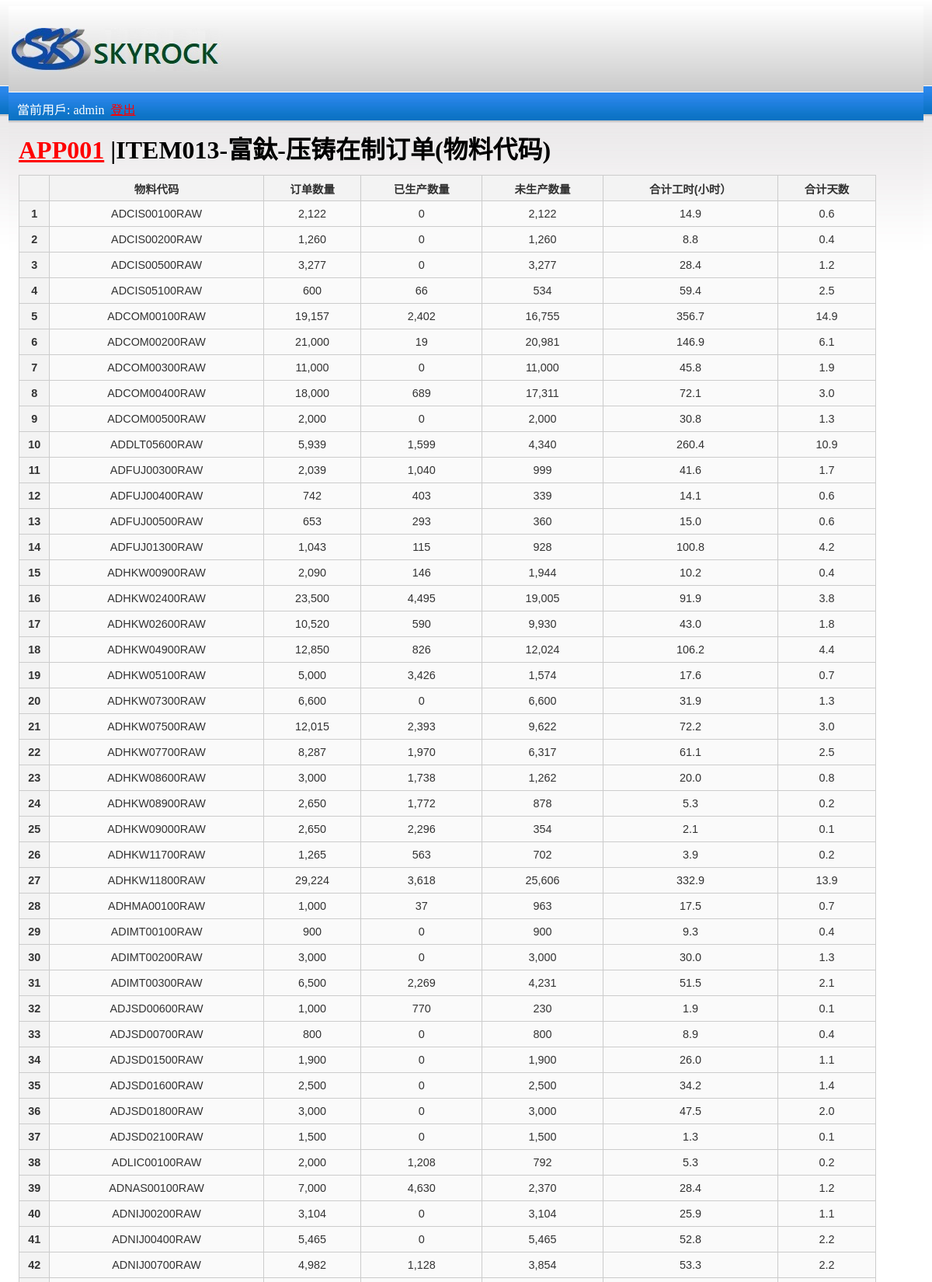
/app001/item013/ (signed in, upper part), run on the app's committed database.
### app001/models.py (models this page shows, shortened)
class Item012(models.Model):
    f01 = models.CharField(default=".", max_length=99,verbose_name="生产订单号")
    f02 = models.CharField(default=".", max_length=99,verbose_name="物料代码")
    f03 = models.CharField(default=".", max_length=99,verbose_name="物料说明")
    f04 = models.CharField(default=".", max_length=99,verbose_name="机台吨位")
    f05 = models.CharField(default=".", max_length=99,verbose_name="材质")
    f06 = models.FloatField(default=0,verbose_name="工时定额(分钟）")
    f07 = models.IntegerField(default=0,verbose_name="模穴")
    f08 = models.IntegerField(default=0,verbose_name="订单数量")
    f09 = models.IntegerField(default=0,verbose_name="已生产数量")
    f10 = models.IntegerField(default=0,verbose_name="未生产数量")
    f11 = models.FloatField(default=0,verbose_name="合计工时(小时）")
    f12 = models.DateField(verbose_name="下单日期")
    f13 = models.CharField(default=".", max_length=99,verbose_name="压铸交货日期")
    f14 = models.CharField(default=".", max_length=99,verbose_name="责任生管")

### app001/views.py (the view)
def item013(request):
    if not request.user.is_authenticated:
         return redirect('/')
    subtotal=Item012.objects.values('f02').annotate(sumf08=Sum('f08'),sumf09=Sum('f09'),sumf10=Sum('f10'),sumf11=Sum('f11'),sumf11v2=Sum('f11')/24)
    item_list = Item012.objects.order_by('f02','f04','f01')[:400]
    context = {'current_user':request.user,'page_title':'ITEM013-富鈦-压铸在制订单(物料代码)','item_list': item_list,'subtotal':subtotal}
    return render(request, 'app001/item013.html', context)

### app001/templates/app001/item013.html (shortened to what this page needs)
{% extends 'app001/base.html' %}
{% load humanize %}
{% block content %}
<table>
  <tr>
  <th></th>
  <th>物料代码</th>
  <th>订单数量</th>
  <th>已生产数量</th>
  <th>未生产数量</th>
  <th>合计工时(小时）</th>
  <th>合计天数</th>
  </tr>
 {% for sub in subtotal %}
  <tr>
        <th>{{ forloop.counter }}</th>
  <td>{{ sub.f02 }}</td>
  <td>{{ sub.sumf08 |intcomma }}</td>
  <td>{{ sub.sumf09 |intcomma }}</td>
  <td>{{ sub.sumf10 |intcomma }}</td>
  <td>{{ sub.sumf11 |floatformat:1}}</td>
  <td>{{ sub.sumf11v2 |floatformat:1}}</td>
  </tr>
{% endfor %}
</table>
{% regroup item_list by f02 as cust_list %}
  {% for cust in cust_list %}
  <br><h3>物料代码︰{{ cust.grouper }}</h3>
</div>
{% endfor %}
{% endblock %}

### app001/templates/app001/base.html (shortened to what this page needs)
{% load static %}
<!DOCTYPE HTML>
<html>
<head>
    <link rel="stylesheet" type="text/css" href="{% static 'app001/style.css' %}" />
<body>
    <div class="header">
        <div class="logo">
            <img src="/static/app001/images/logo.jpg" alt="logo" title="logo"/>
        </div>
    </div>
    <div class='current_user'>
          當前用戶: {{ current_user }} &nbsp;<a href="/app001/logout">登出</a>
    </div>
    <div class='page_title'>
        <h1><a href='..'>APP001</a> |{{ page_title }}
        </h1>
    </div>
    <div class='page_data'>
        {% block content %}
        {% endblock %}
</body>

### app001/static/app001/style.css (style rules this page uses)
.current_user { color: white; margin: 9px 0px 0px 8px; }
.page_title { margin: 15px 0px 12px 10px; }
.page_data { margin: 0px 0px 0px 10px; }
h1 { margin: 3px 0px 3px 0px; }
body, html { padding: 0px 3px 10px 3px; background-color: #D8DBE2; background:#fff url(images/bg.jpg) repeat-x; }
table { color: #333; font-family: Helvetica, Arial, sans-serif; width: 95%; font-size:90%; border-collapse: collapse; border-spacing: 0; }
td, th { border: 1px solid #CCC; height: 30px; }
th { background: #F3F3F3; font-weight: bold; }
td { background: #FAFAFA; text-align: center; }
.header { width:1170px; margin:0 auto; height:111px; }
.header .logo { width:272px; height:56px; float:left; }
.header .logo img { width:272px; height:56px; border:0px; padding-top:28px; }
a:link { color: red; }

### data on the page
Item012: f02 "ADCIS00100RAW", sumf08 "2,122", sumf09 "0", sumf10 "2,122", sumf11 "14.9", sumf11v2 "0.6"
Item012: f02 "ADCIS00200RAW", sumf08 "1,260", sumf09 "0", sumf10 "1,260", sumf11 "8.8", sumf11v2 "0.4"
Item012: f02 "ADCIS05100RAW", sumf08 "600", sumf09 "66", sumf10 "534", sumf11 "59.4", sumf11v2 "2.5"
Item012: f02 "ADCOM00400RAW", sumf08 "18,000", sumf09 "689", sumf10 "17,311", sumf11 "72.1", sumf11v2 "3.0"
Item012: f02 "ADCOM00500RAW", sumf08 "2,000", sumf09 "0", sumf10 "2,000", sumf11 "30.8", sumf11v2 "1.3"
Item012: f02 "ADFUJ00400RAW", sumf08 "742", sumf09 "403", sumf10 "339", sumf11 "14.1", sumf11v2 "0.6"
Item012: f02 "ADFUJ00500RAW", sumf08 "653", sumf09 "293", sumf10 "360", sumf11 "15.0", sumf11v2 "0.6"
Item012: f02 "ADHKW00900RAW", sumf08 "2,090", sumf09 "146", sumf10 "1,944", sumf11 "10.2", sumf11v2 "0.4"
Item012: f02 "ADHKW05100RAW", sumf08 "5,000", sumf09 "3,426", sumf10 "1,574", sumf11 "17.6", sumf11v2 "0.7"
Item012: f02 "ADHKW08900RAW", sumf08 "2,650", sumf09 "1,772", sumf10 "878", sumf11 "5.3", sumf11v2 "0.2"
Item012: f02 "ADHKW09000RAW", sumf08 "2,650", sumf09 "2,296", sumf10 "354", sumf11 "2.1", sumf11v2 "0.1"
Item012: f02 "ADHKW11700RAW", sumf08 "1,265", sumf09 "563", sumf10 "702", sumf11 "3.9", sumf11v2 "0.2"
Item012: f02 "ADHMA00100RAW", sumf08 "1,000", sumf09 "37", sumf10 "963", sumf11 "17.5", sumf11v2 "0.7"
Item012: f02 "ADIMT00100RAW", sumf08 "900", sumf09 "0", sumf10 "900", sumf11 "9.3", sumf11v2 "0.4"
Item012: f02 "ADIMT00200RAW", sumf08 "3,000", sumf09 "0", sumf10 "3,000", sumf11 "30.0", sumf11v2 "1.3"
Item012: f02 "ADIMT00300RAW", sumf08 "6,500", sumf09 "2,269", sumf10 "4,231", sumf11 "51.5", sumf11v2 "2.1"
Item012: f02 "ADJSD00600RAW", sumf08 "1,000", sumf09 "770", sumf10 "230", sumf11 "1.9", sumf11v2 "0.1"
Item012: f02 "ADJSD00700RAW", sumf08 "800", sumf09 "0", sumf10 "800", sumf11 "8.9", sumf11v2 "0.4"
Item012: f02 "ADJSD01500RAW", sumf08 "1,900", sumf09 "0", sumf10 "1,900", sumf11 "26.0", sumf11v2 "1.1"
Item012: f02 "ADJSD01600RAW", sumf08 "2,500", sumf09 "0", sumf10 "2,500", sumf11 "34.2", sumf11v2 "1.4"
Item012: f02 "ADJSD01800RAW", sumf08 "3,000", sumf09 "0", sumf10 "3,000", sumf11 "47.5", sumf11v2 "2.0"
Item012: f02 "ADJSD02100RAW", sumf08 "1,500", sumf09 "0", sumf10 "1,500", sumf11 "1.3", sumf11v2 "0.1"
Item012: f02 "ADLIC00100RAW", sumf08 "2,000", sumf09 "1,208", sumf10 "792", sumf11 "5.3", sumf11v2 "0.2"
Item012: f02 "ADNAS00100RAW", sumf08 "7,000", sumf09 "4,630", sumf10 "2,370", sumf11 "28.4", sumf11v2 "1.2"
Item012: f02 "ADNIJ00200RAW", sumf08 "3,104", sumf09 "0", sumf10 "3,104", sumf11 "25.9", sumf11v2 "1.1"

### other printed values
{{ current_user }} "admin"
{{ page_title }} "ITEM013-富鈦-压铸在制订单(物料代码)"
{{ sub.f02 }} "ADCIS00500RAW" "ADCOM00100RAW" "ADCOM00200RAW" "ADCOM00300RAW" "ADDLT05600RAW" "ADFUJ00300RAW" "ADFUJ01300RAW" "ADHKW02400RAW" "ADHKW02600RAW" "ADHKW04900RAW" "ADHKW07300RAW" "ADHKW07500RAW" "ADHKW07700RAW" "ADHKW08600RAW" "ADHKW11800RAW" "ADNIJ00400RAW" "ADNIJ00700RAW"
{{ sub.sumf08 |intcomma }} "3,277" "19,157" "21,000" "11,000" "5,939" "2,039" "1,043" "23,500" "10,520" "12,850" "6,600" "12,015" "8,287" "3,000" "29,224" "5,465" "4,982"
{{ sub.sumf09 |intcomma }} "0" "2,402" "19" "0" "1,599" "1,040" "115" "4,495" "590" "826" "0" "2,393" "1,970" "1,738" "3,618" "0" "1,128"
{{ sub.sumf10 |intcomma }} "3,277" "16,755" "20,981" "11,000" "4,340" "999" "928" "19,005" "9,930" "12,024" "6,600" "9,622" "6,317" "1,262" "25,606" "5,465" "3,854"
{{ sub.sumf11 |floatformat:1 }} "28.4" "356.7" "146.9" "45.8" "260.4" "41.6" "100.8" "91.9" "43.0" "106.2" "31.9" "72.2" "61.1" "20.0" "332.9" "52.8" "53.3"
{{ sub.sumf11v2 |floatformat:1 }} "1.2" "14.9" "6.1" "1.9" "10.9" "1.7" "4.2" "3.8" "1.8" "4.4" "1.3" "3.0" "2.5" "0.8" "13.9" "2.2" "2.2"
